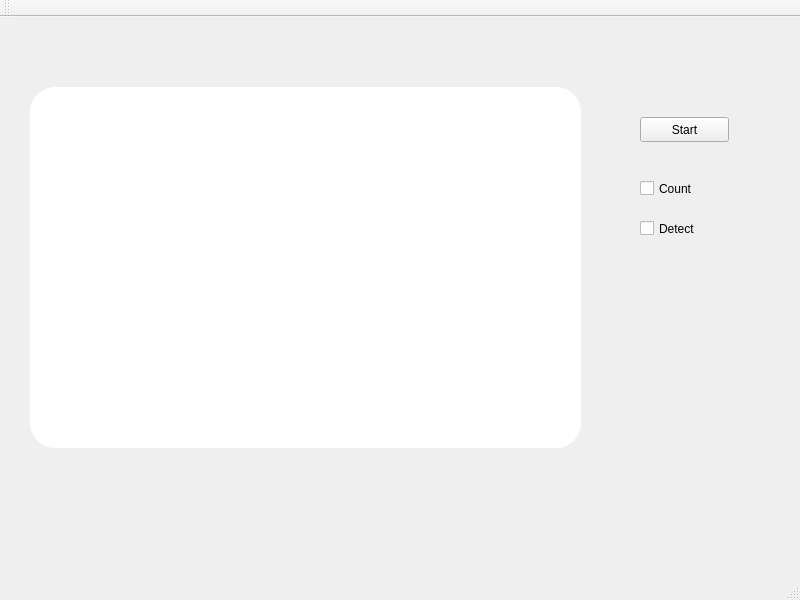
<?xml version="1.0" encoding="UTF-8"?>
<ui version="4.0">
 <class>MainWindow</class>
 <widget class="QMainWindow" name="MainWindow">
  <property name="geometry">
   <rect>
    <x>0</x>
    <y>0</y>
    <width>800</width>
    <height>600</height>
   </rect>
  </property>
  <property name="windowTitle">
   <string>MainWindow</string>
  </property>
  <widget class="QWidget" name="centralWidget">
   <widget class="QLabel" name="imageView">
    <property name="geometry">
     <rect>
      <x>20</x>
      <y>70</y>
      <width>561</width>
      <height>361</height>
     </rect>
    </property>
    <property name="styleSheet">
     <string notr="true">margin-left: 10px; border-radius: 25px; background: white; color: #4A0C46;</string>
    </property>
    <property name="text">
     <string/>
    </property>
   </widget>
   <widget class="QPushButton" name="startButton">
    <property name="geometry">
     <rect>
      <x>640</x>
      <y>100</y>
      <width>89</width>
      <height>25</height>
     </rect>
    </property>
    <property name="text">
     <string>Start</string>
    </property>
   </widget>
   <widget class="QCheckBox" name="countCheck">
    <property name="geometry">
     <rect>
      <x>640</x>
      <y>160</y>
      <width>92</width>
      <height>23</height>
     </rect>
    </property>
    <property name="text">
     <string>Count</string>
    </property>
   </widget>
   <widget class="QCheckBox" name="detecCheck">
    <property name="geometry">
     <rect>
      <x>640</x>
      <y>200</y>
      <width>92</width>
      <height>23</height>
     </rect>
    </property>
    <property name="text">
     <string>Detect</string>
    </property>
   </widget>
  </widget>
  <widget class="QMenuBar" name="menuBar">
   <property name="geometry">
    <rect>
     <x>0</x>
     <y>0</y>
     <width>800</width>
     <height>22</height>
    </rect>
   </property>
  </widget>
  <widget class="QToolBar" name="mainToolBar">
   <attribute name="toolBarArea">
    <enum>TopToolBarArea</enum>
   </attribute>
   <attribute name="toolBarBreak">
    <bool>false</bool>
   </attribute>
  </widget>
  <widget class="QStatusBar" name="statusBar"/>
 </widget>
 <layoutdefault spacing="6" margin="11"/>
 <resources/>
 <connections/>
</ui>
